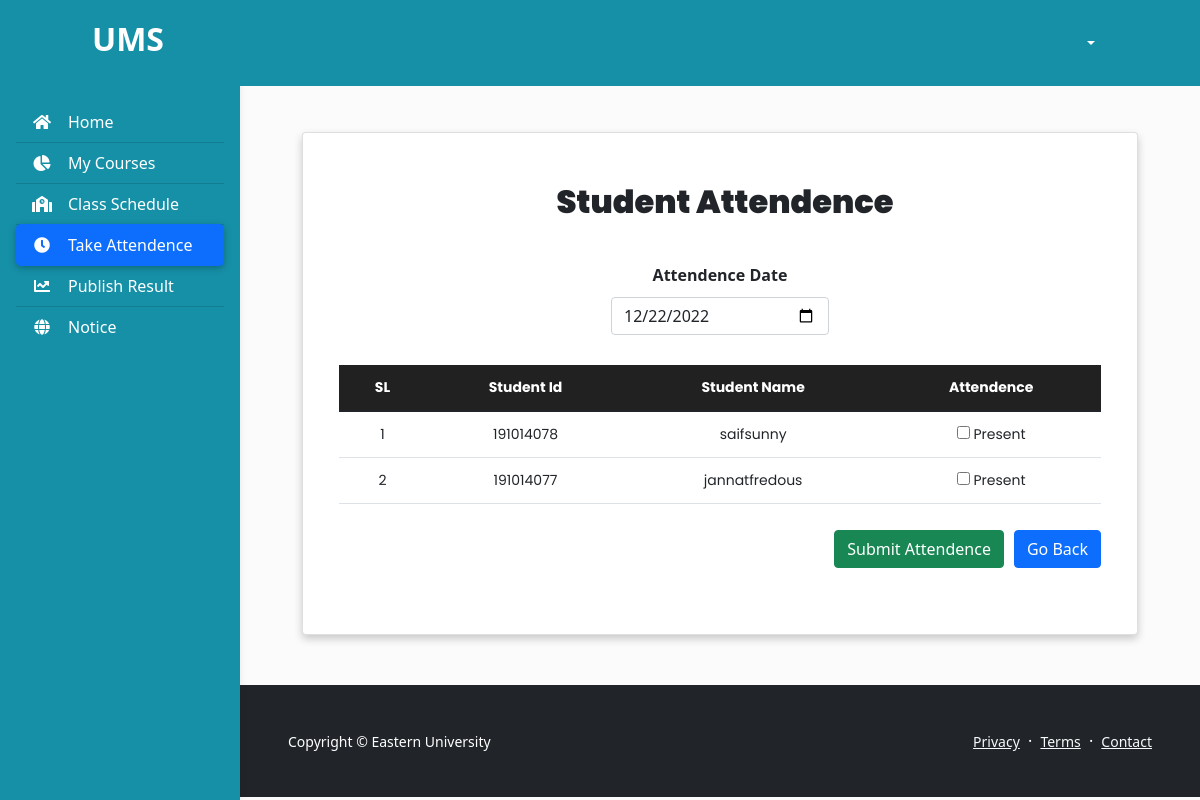
The app's page /faculty_take_att.php?class_id=11 with its own data.
### tables this page shows
CREATE TABLE `student_course` (
  `sl` int(11) NOT NULL,
  `class_id` int(11) NOT NULL,
  `course_id` int(11) NOT NULL,
  `course_name` varchar(100) NOT NULL,
  `course_code` varchar(100) NOT NULL,
  `credit` int(11) NOT NULL,
  `section` varchar(100) NOT NULL,
  `room` varchar(100) NOT NULL,
  `schedule` varchar(100) NOT NULL,
  `dep_id` int(11) NOT NULL,
  `dep_code` varchar(100) NOT NULL,
  `prog_id` int(11) NOT NULL,
  `prog_name` varchar(100) NOT NULL,
  `sem_id` int(11) NOT NULL,
  `sem_code` varchar(100) NOT NULL,
  `student_id` int(11) NOT NULL,
  `student_name` varchar(100) NOT NULL
);

### faculty_take_att.php (the view, shortened to what this page needs)
<?php
include_once("./database/config.php");
$username = $_SESSION['username'];
$class_id = $_GET['class_id'];
?>
<!DOCTYPE html>
<html lang="en">
<head>
    <link href="https://cdn.jsdelivr.net/npm/bootstrap@5.1.3/dist/css/bootstrap.min.css" rel="stylesheet"
>
    <link rel="stylesheet" href="https://pro.fontawesome.com/releases/v5.10.0/css/all.css"
 />
    <link rel="stylesheet" type="text/css" href="./includes/nav.css">
    <link rel="stylesheet" type="text/css" href="./includes/table.css">
</head>
<body>
    <header>
        <nav id="sidebarMenu" class="collapse d-lg-block sidebar collapse" style="background:#1690A7; margin-top:20px">
            <div class="position-sticky">
                <div class="list-group list-group-flush mx-3 mt-4">
                    <a href="faculty_dash.php" class="list-group-item list-group-item-action py-2 " aria-current="true"
                        style="background:#1690A7;Color:white;">
                        <i class="fas fa-home fa-fw me-3"></i><span>Home</span></a>
                    <a href="faculty_course.php" class="list-group-item list-group-item-action py-2 "
                        style="background:#1690A7; Color:white;"><i class="fas fa-chart-pie fa-fw me-3"></i><span>My
                            Courses</span></a>
                    <a href="faculty_schedule.php" class="list-group-item list-group-item-action py-2 "
                        style="background:#1690A7; Color:white;">
                        <i class="fas fa-school fa-fw me-3"></i><span>Class Schedule</span></a>
                    <a href="faculty_att.php" class="list-group-item list-group-item-action py-2 bg-primary active"
                        style="background:#1690A7; Color:white;">
                        <i class="fas fa-clock fa-fw me-3"></i><span>Take Attendence</span></a>
                    <a href="faculty_result.php" class="list-group-item list-group-item-action py-2 "
                        style="background:#1690A7; Color:white;"><i
                            class="fas fa-chart-line fa-fw me-3"></i><span>Publish Result</span></a>
                    <a href="faculty_notice_list.php" class="list-group-item list-group-item-action py-2 "
                        style="background:#1690A7; Color:white;">
                        <i class="fas fa-globe fa-fw me-3"></i><span>Notice</span></a>
                </div>
            </div>
        </nav>
        <nav id="main-navbar" class="navbar navbar-expand-lg navbar-light fixed-top"
            style="background:#1690A7; padding:15px 80px">
            <div class="container-fluid">
                <a class="navbar-brand" href="faculty_dash.php">
                    <h2 style="color:white; font-weight:600;">UMS</h2>
                </a>
                <div class="dropdown">
                    <a class="btn dropdown-toggle" href="#" style="color:white; font-weight:500" role="button"
                        id="dropdownMenuLink" data-bs-toggle="dropdown" aria-expanded="false">
                        <span style="padding-left:10px"><?php echo $username?></span>
                    </a>
                </div>
            </div>
        </nav>
    </header>
    <main style="margin-top: 58px;">
        <div class="container pt-4" style="padding-left:50px; padding-right:50px;">
            <div style="padding: 50px 0;">
                <div class="container">
                    <div class="row">
                        <div class="col-md-12">
                            <div class="card mx-auto"
                                style="text-align:center;padding:50px 20px;box-shadow: 0 4px 8px 0 rgba(0, 0, 0, 0.2); ">
                                <div class="card-title">
                                    <h2 style="padding-left:10px; font-weight:1000">Student Attendence</h2>
                                </div>
                                <div class="card-body" id="card-body">
                                    <form action="" method="POST">
                                        <div class="row justify-content-center" style="padding-bottom:20px;">
                                            <div class="col-md-4">
                                                <div class="form-group" style="padding:10px">
                                                    <label style="padding-bottom:10px; font-weight:700">Attendence
                                                        Date</label>
                                                    <input type="date" class="form-control" name="date" id="date"
                                                        placeholder="date" value="<?php echo date("Y-m-d"); ?>"
                                                        required>
                                                </div>
                                            </div>
                                        </div>
                                        <table class="table">
                                            <thead>
                                                <th>SL</th>
                                                <th>Student Id</th>
                                                <th>Student Name</th>
                                                <th>Attendence</th>
                                            </thead>
                                            <tbody>
                                                <?php
                                                $sql = "SELECT * FROM student_course WHERE class_id='$class_id' AND sem_id=(SELECT sem_id FROM semester ORDER BY sem_id DESC LIMIT 1)";
                                                $result = mysqli_query($conn, $sql);
                                                if($result){
                                                $i=1;
                                                while($row=mysqli_fetch_assoc($result)){
                                                    $student_id=$row['student_id'];
                                                    $student_name=$row['student_name'];
                                                    ?>
                                                <tr>
                                                    <td><?php echo $i?></td>
                                                    <td><?php echo $student_id?></td>
                                                    <td><?php echo $student_name?></td>
                                                    <td>
                                                        <input type=checkbox name="<?php echo $student_id?>" onclick="getatt(this.checked);"/>   Present
                                                    </td>
                                                </tr>
                                                <?php
                                                            $i++;
                                                        }
                                                    }
                                                ?>
                                            </tbody>
                                        </table>
                                        <div class="d-flex justify-content-end" style="padding-top:10px;">
                                            <button type="submit" name="submit" class="btn btn-success"
                                                style="margin-right:10px;">Submit Attendence</button>
                                            <a href="faculty_att.php" class="btn btn-primary">Go Back</a>
                                        </div>
                                    </form>
                                </div>
                            </div>
                        </div>
                    </div>
                </div>
            </div>
        </div>
        <?php include_once("./templates/footer.php");?>
    </main>
</body>
</html>

### includes/nav.css (style rules this page uses)
body { background-color: #fbfbfb; }
@media (min-width: 991.98px) { main { padding-left: 240px; } }
.sidebar { position: fixed; top: 0; bottom: 0; left: 0; padding: 58px 0 0; box-shadow: 0 2px 5px 0 rgb(0 0 0 / 5%), 0 2px 10px 0 rgb(0 0 0 / 5%); width: 240px; z-index: 600; }
.sidebar .active { border-radius: 5px; box-shadow: 0 2px 5px 0 rgb(0 0 0 / 16%), 0 2px 10px 0 rgb(0 0 0 / 12%); }

### includes/table.css (style rules this page uses)
* { box-sizing: border-box; margin:0; padding:0; }
.table { width: 100%; border-collapse: collapse; }
.table td,.table th { font-family: 'poppins'; padding:12px 15px; text-align: center; font-size:14px; }
.table th { background-color: #212121; color:#ffffff; }
.card-title { font-family: 'poppins'; display: flex; align-items: center; justify-content: center; }

### records on screen
student_course: student "191014078", student_name "saifsunny"
student_course: student "191014077", student_name "jannatfredous"
